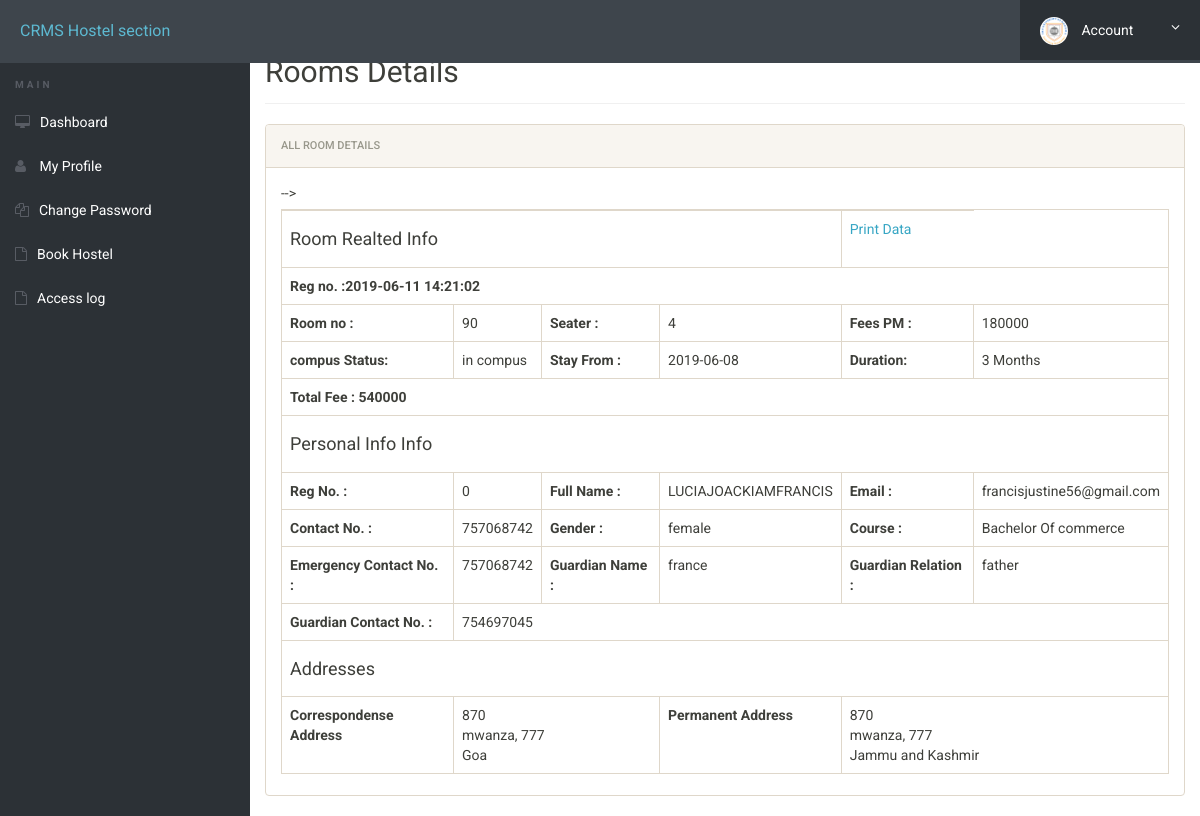
The app's page /room-details.php (signed in) with its own data.
### tables this page shows
CREATE TABLE `registration` (
  `id` int(11) NOT NULL,
  `roomno` int(11) NOT NULL,
  `seater` int(11) NOT NULL,
  `feespm` int(11) NOT NULL,
  `foodstatus` varchar(20) NOT NULL,
  `stayfrom` date NOT NULL,
  `duration` int(11) NOT NULL,
  `course` varchar(500) NOT NULL,
  `regno` varchar(20) NOT NULL,
  `firstName` varchar(500) NOT NULL,
  `middleName` varchar(500) NOT NULL,
  `lastName` varchar(500) NOT NULL,
  `gender` varchar(250) NOT NULL,
  `contactno` bigint(11) NOT NULL,
  `emailid` varchar(500) NOT NULL,
  `egycontactno` bigint(11) NOT NULL,
  `guardianName` varchar(500) NOT NULL,
  `guardianRelation` varchar(500) NOT NULL,
  `guardianContactno` bigint(11) NOT NULL,
  `corresAddress` varchar(500) NOT NULL,
  `corresCIty` varchar(500) NOT NULL,
  `corresState` varchar(500) NOT NULL,
  `corresPincode` int(11) NOT NULL,
  `pmntAddress` varchar(500) NOT NULL,
  `pmntCity` varchar(500) NOT NULL,
  `pmnatetState` varchar(500) NOT NULL,
  `pmntPincode` int(11) NOT NULL,
  `postingDate` timestamp NOT NULL DEFAULT CURRENT_TIMESTAMP,
  `updationDate` varchar(500) NOT NULL
);

### room-details.php (the view, shortened to what this page needs)
<?php
include('includes/config.php');
?>
<!doctype html>
<html lang="en" class="no-js">
<head>
	<link rel="stylesheet" href="css/font-awesome.min.css">
	<link rel="stylesheet" href="css/bootstrap.min.css">
	<link rel="stylesheet" href="css/dataTables.bootstrap.min.css">
	<link rel="stylesheet" href="css/bootstrap-social.css">
	<link rel="stylesheet" href="css/bootstrap-select.css">
	<link rel="stylesheet" href="css/fileinput.min.css">
	<link rel="stylesheet" href="css/awesome-bootstrap-checkbox.css">
	<link rel="stylesheet" href="css/style.css">
</head>
<body>
	<?php include('includes/header.php');?>
	<div class="ts-main-content">
			<?php include('includes/sidebar.php');?>
		<div class="content-wrapper">
			<div class="container-fluid">
				<div class="row">
					<div class="col-md-12">
						<h2 class="page-title">Rooms Details</h2>
						<div class="panel panel-default">
							<div class="panel-heading">All Room Details</div>
							<div class="panel-body">
								<table id="zctb" class="table table-bordered " cellspacing="0" width="100%">
									<tbody>
<?php
$aid=$_SESSION['id'];
	$ret="select * from registration where id=?";
$stmt= $mysqli->prepare($ret) ;
$stmt->bind_param('s',$aid);
$stmt->execute() ;
$res=$stmt->get_result();
while($row=$res->fetch_object())
	  {
	  	?>
<tr>
<td colspan="4"><h4>Room Realted Info</h4></td>
<td><a href="javascript:void(0);"  onClick="popUpWindow('http://localhost/hostel/full-profile.php?id=<?php echo $row->emailid;?>');" title="View Full Details">Print Data</a></td>
</tr>
<tr>
<td colspan="6"><b>Reg no. :<?php echo $row->postingDate;?></b></td>
</tr>
<tr>
<td><b>Room no :</b></td>
<td><?php echo $row->roomno;?></td>
<td><b>Seater :</b></td>
<td><?php echo $row->seater;?></td>
<td><b>Fees PM :</b></td>
<td><?php echo $fpm=$row->feespm;?></td>
</tr>
<tr>
<td><b>compus Status:</b></td>
<td>
<?php if($row->foodstatus==0)
{
echo "in compus";
}
else
{
echo "off compus";
}
;?></td>-->
<td><b>Stay From :</b></td>
<td><?php echo $row->stayfrom;?></td>
<td><b>Duration:</b></td>
<td><?php echo $dr=$row->duration;?> Months</td>
</tr>
<tr>
<td colspan="6"><b>Total Fee :
<?php if($row->foodstatus==1)
{
$fd=2000;
echo (($dr*$fpm)+$fd);
}
else
{
echo $dr*$fpm;
}
?></b></td>
</tr>
<tr>
<td colspan="6"><h4>Personal Info Info</h4></td>
</tr>
<tr>
<td><b>Reg No. :</b></td>
<td><?php echo $row->regno;?></td>
<td><b>Full Name :</b></td>
<td><?php echo $row->firstName;?><?php echo $row->middleName;?><?php echo $row->lastName;?></td>
<td><b>Email :</b></td>
<td><?php echo $row->emailid;?></td>
</tr>
<tr>
<td><b>Contact No. :</b></td>
<td><?php echo $row->contactno;?></td>
<td><b>Gender :</b></td>
<td><?php echo $row->gender;?></td>
<td><b>Course :</b></td>
<td><?php echo $row->course;?></td>
</tr>
<tr>
<td><b>Emergency Contact No. :</b></td>
<td><?php echo $row->egycontactno;?></td>
<td><b>Guardian Name :</b></td>
<td><?php echo $row->guardianName;?></td>
<td><b>Guardian Relation :</b></td>
<td><?php echo $row->guardianRelation;?></td>
</tr>
<tr>
<td><b>Guardian Contact No. :</b></td>
<td colspan="6"><?php echo $row->guardianContactno;?></td>
</tr>
<tr>
<td colspan="6"><h4>Addresses</h4></td>
</tr>
<tr>
<td><b>Correspondense Address</b></td>
<td colspan="2">
<?php echo $row->corresAddress;?><br />
<?php echo $row->corresCIty;?>, <?php echo $row->corresPincode;?><br />
<?php echo $row->corresState;?>
</td>
<td><b>Permanent Address</b></td>
<td colspan="2">
<?php echo $row->pmntAddress;?><br />
<?php echo $row->pmntCity;?>, <?php echo $row->pmntPincode;?><br />
<?php echo $row->pmnatetState;?>
</td>
</tr>
<?php
} ?>
</tbody>
</table>
</div>
</div>
</div>
</div>
</div>
</div>
</div>
</body>
</html>

### css/style.css (style rules this page uses)
html { font-size: 14px; }
@media only screen and (min-width: 480px) { html { font-size: 17px; } }
@media only screen and (min-width: 768px) { html { font-size: 14px; } }
body { font-size: 1em; }
a { color: #37a6c4; }
.panel { overflow: hidden; }
.page-title { padding-bottom: 15px; margin-bottom: 20px; border-bottom: 1px solid #f0f0f0; }
.ts-main-content .content-wrapper { padding-top: 15px; margin-top: 20px; }
@media only screen and (min-width: 992px) { .ts-main-content .content-wrapper { margin-left: 250px; } }

### records on screen
registration: postingDate "2019-06-11 14:21:02", roomno "90", seater "4", feespm "180000", foodstatus "in compus", stayfrom "2019-06-08", duration "3", $dr*$fpm "540000", regno "0", firstName "LUCIA", middleName "JOACKIAM", lastName "FRANCIS", emailid "francisjustine56@gmail.com", contactno "757068742", gender "female", course "Bachelor Of commerce", egycontactno "757068742", guardianName "france", guardianRelation "father", guardianContactno "754697045", corresAddress "870", corresCIty "mwanza", corresPincode "777", corresState "Goa", pmntAddress "870", pmntCity "mwanza", pmntPincode "777", pmnatetState "Jammu and Kashmir"
